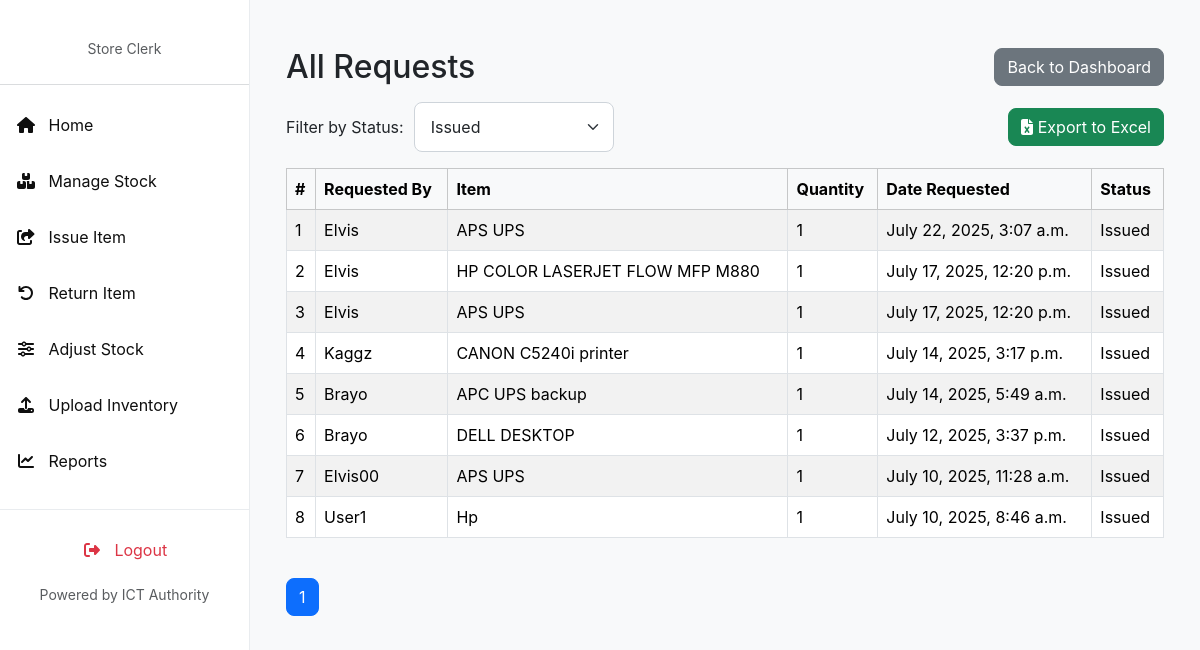
Page /reports/total-requests/?status=Issued on the earlier database version.
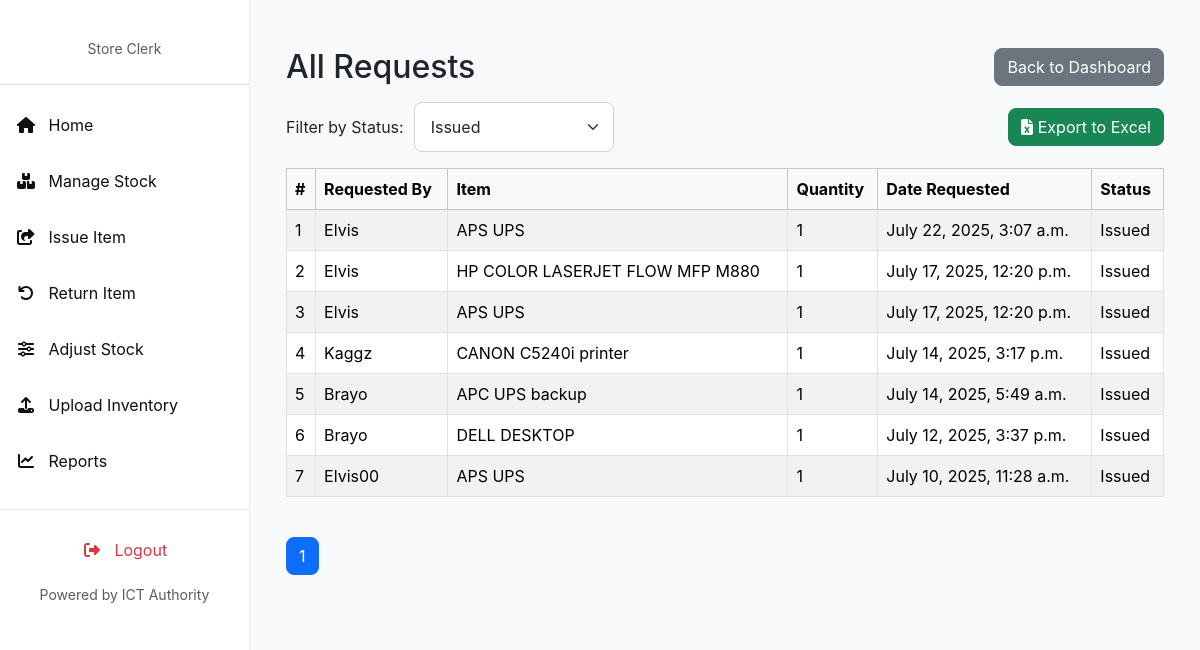
Same page on the later database version.
### invent/models.py (models this page shows, shortened)
class ItemRequest(models.Model):
    item = models.ForeignKey('InventoryItem', on_delete=models.CASCADE)
    name = models.CharField(max_length=100)
    quantity = models.PositiveIntegerField(default=1)  # Quantity requested
    reason = models.TextField(blank=True, null=True)
    application_date = models.DateField(default=timezone.now)
    requestor = models.ForeignKey(User, on_delete=models.CASCADE)
    STATUS_CHOICES = [
        ('Pending', 'Pending'),
        ('Approved', 'Approved'),
        ('Issued', 'Issued'),  # Item has been issued (fully or partially)
        ('Rejected', 'Rejected'),
        ('Cancelled', 'Cancelled'),
        ('Partially Returned', 'Partially Returned'),
        ('Fully Returned', 'Fully Returned'),
    ]
    status = models.CharField(
        max_length=20, choices=STATUS_CHOICES, default='Pending')  # Increased max_length
    date_requested = models.DateTimeField(auto_now_add=True)
    date_issued = models.DateTimeField(null=True, blank=True)
    returned_quantity = models.PositiveIntegerField(default=0)
    _original_status = None
    def __init__(self, *args, **kwargs):
        super().__init__(*args, **kwargs)
        self._original_status = self.status

class InventoryItem(models.Model):
    STATUS_CHOICES = [
        ('Pending', 'Pending'),
        ('In Stock', 'In Stock'),
        ('Issued', 'Issued'),
        ('Returned', 'Returned'),
        ('Low Stock', 'Low Stock'),
        ('Out of Stock', 'Out of Stock'),
    ]
    CONDITION_CHOICES = [
        ("Serviceable", "Serviceable"),
        ("Not Serviceable", "Not Serviceable"),
        ("Not working", "Not working"),
        ("Good", "Good"),
        ("Fair", "Fair"),
        ("Poor", "Poor"),
    ]
    name = models.CharField(
        max_length=255, help_text="e.g., Dell Optiplex 7010 (from Asset Description)")
    serial_number = models.CharField(
        max_length=255, unique=True, blank=True, null=True,
        help_text="Unique serial number of the asset (from Serial Number in CSV)"
    )
    category = models.CharField(
        max_length=100, blank=True,
        help_text="e.g., Printer, CPU, Monitor (from Asset Category-Minor)"
    )
    condition = models.CharField(
        max_length=20, choices=CONDITION_CHOICES, default="Serviceable",
        help_text="Current condition of the asset (from Condition in CSV)"
    )
    status = models.CharField(
        max_length=20, choices=STATUS_CHOICES, default='In Stock')
    expiration_date = models.DateField(null=True, blank=True)
    quantity_total = models.PositiveIntegerField(default=0)
    quantity_issued = models.PositiveIntegerField(default=0)
    quantity_returned = models.PositiveIntegerField(default=0)
    created_by = models.ForeignKey(
        User, on_delete=models.SET_NULL, null=True, blank=True, related_name='inventory_created_by')
    created_at = models.DateTimeField(auto_now_add=True)
    updated_at = models.DateTimeField(auto_now=True)

### invent/views.py (the view)
# urls.py: path('reports/total-requests/', views.total_requests, name='total_requests'),
def total_requests(request):
    status_filter = request.GET.get('status')
    requests = ItemRequest.objects.all()
    if status_filter:
        requests = requests.filter(status=status_filter)
    paginator = Paginator(requests.order_by('-date_requested'), 10)
    page_number = request.GET.get('page')
    page_obj = paginator.get_page(page_number)
    context = {
        'page_obj': page_obj,
        'status_filter': status_filter,
    }
    return render(request, 'invent/total_requests.html', context)

### invent/context_processors.py (called while the page is built)
def pending_requests_count(request):
    count = 0  # Default to 0
    if request.user.is_authenticated:
        if request.user.has_perm('invent.can_issue_item'):
            count = ItemRequest.objects.filter(status='Pending').count()
    return {'pending_requests_count_for_sidebar': count}

### invent/templates/invent/total_requests.html (shortened to what this page needs)
{% extends 'invent/base_store_clerk.html' %}
{% block content %}
<div class="container mt-4">
    <div class="d-flex justify-content-between align-items-center mb-3">
        <h2 class="mb-0">All Requests</h2>
        <a href="{% url 'store_clerk_dashboard' %}" class="btn btn-secondary">Back to Dashboard</a>
    </div>
    <div class="d-flex justify-content-between mb-3 align-items-center">
        <form method="get" class="d-flex align-items-center" style="gap: 10px;">
            <label for="status" class="form-label mb-0">Filter by Status:</label>
            <select name="status" id="status" class="form-select" onchange="this.form.submit()" style="width: 200px;">
                <option value="Issued" {% if status_filter == 'Issued' %}selected{% endif %}>Issued</option>
            </select>
        </form>
        <a href="{% url 'export_total_requests' %}?{% if status_filter %}status={{ status_filter }}{% endif %}" class="btn btn-success">
            <i class="fas fa-file-excel"></i> Export to Excel
        </a>
    </div>
    <div class="table-responsive">
        <table class="table table-bordered table-striped">
            <thead class="table-light">
                <tr>
                    <th>#</th>
                    <th>Requested By</th>
                    <th>Item</th>
                    <th>Quantity</th>
                    <th>Date Requested</th>
                    <th>Status</th>
                </tr>
            </thead>
            <tbody>
                {% for request_obj in page_obj %}
                <tr>
                    <td>{{ forloop.counter0|add:page_obj.start_index }}</td>
                    <td>{{ request_obj.requestor.username }}</td>
                    <td>{{ request_obj.item.name }}</td>
                    <td>{{ request_obj.quantity }}</td>
                    <td>{{ request_obj.date_requested }}</td>
                    <td>{{ request_obj.status }}</td>
                </tr>
                {% empty %}
                <tr>
                    <td colspan="6">No requests found.</td>
                </tr>
                {% endfor %}
            </tbody>
        </table>
    </div>
    <div class="pagination mt-4" style="text-align: center;">
        <ul style="list-style: none; padding: 0; display: inline-flex; gap: 10px;">
            {% for num in page_obj.paginator.page_range %}
                {% if page_obj.number == num %}
                    <li><span class="btn btn-primary">{{ num }}</span></li>
                {% else %}
                    <li>
                        <a href="?page={{ num }}{% if status_filter %}&status={{ status_filter }}{% endif %}" class="btn btn-outline-secondary">{{ num }}</a>
                    </li>
                {% endif %}
            {% endfor %}
        </ul>
    </div>
</div>
{% endblock %}

Differences in the rows shown:
no longer on this page (row edited): ItemRequest: requestor.username "User1", item.name "Hp", quantity "1", date_requested "July 10, 2025, 8:46 a.m.", status "Issued"
